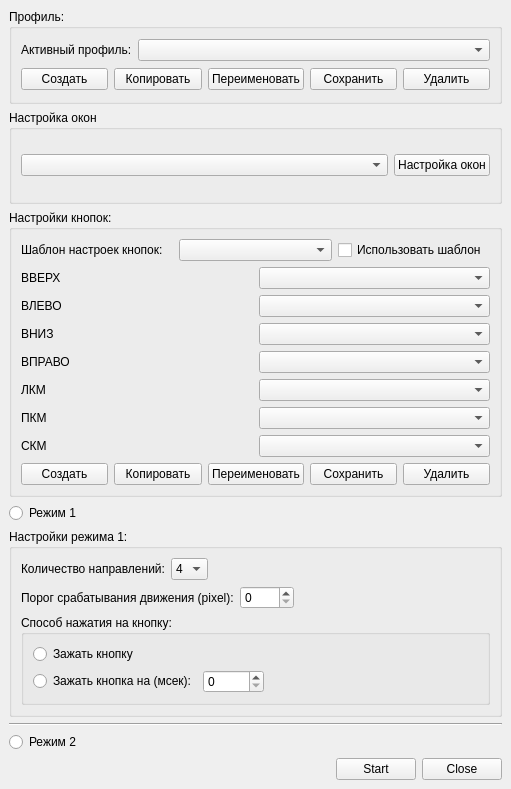
<?xml version="1.0" encoding="UTF-8"?>
<ui version="4.0">
 <class>MainWindow</class>
 <widget class="QMainWindow" name="MainWindow">
  <property name="geometry">
   <rect>
    <x>0</x>
    <y>0</y>
    <width>511</width>
    <height>789</height>
   </rect>
  </property>
  <property name="sizePolicy">
   <sizepolicy hsizetype="Preferred" vsizetype="Preferred">
    <horstretch>0</horstretch>
    <verstretch>0</verstretch>
   </sizepolicy>
  </property>
  <property name="windowTitle">
   <string>MainWindow</string>
  </property>
  <widget class="QWidget" name="centralwidget">
   <layout class="QVBoxLayout" name="verticalLayout">
    <item>
     <widget class="QGroupBox" name="groupBoxProfile">
      <property name="title">
       <string>Профиль:</string>
      </property>
      <layout class="QVBoxLayout" name="verticalLayout_4">
       <item>
        <layout class="QHBoxLayout" name="horizontalLayout">
         <item>
          <widget class="QLabel" name="labelActiveProfile">
           <property name="text">
            <string>Активный профиль:</string>
           </property>
          </widget>
         </item>
         <item>
          <widget class="QComboBox" name="comboBoxProfiles">
           <property name="sizePolicy">
            <sizepolicy hsizetype="Expanding" vsizetype="Fixed">
             <horstretch>0</horstretch>
             <verstretch>0</verstretch>
            </sizepolicy>
           </property>
          </widget>
         </item>
        </layout>
       </item>
       <item>
        <layout class="QHBoxLayout" name="horizontalLayoutProfileButtons">
         <item>
          <widget class="QPushButton" name="pushButtonCreateProfile">
           <property name="text">
            <string>Создать</string>
           </property>
          </widget>
         </item>
         <item>
          <widget class="QPushButton" name="pushButtonCopyProfile">
           <property name="text">
            <string>Копировать</string>
           </property>
          </widget>
         </item>
         <item>
          <widget class="QPushButton" name="pushButtonRenameProfile">
           <property name="text">
            <string>Переименовать</string>
           </property>
          </widget>
         </item>
         <item>
          <widget class="QPushButton" name="pushButtonSaveProfile">
           <property name="text">
            <string>Сохранить</string>
           </property>
          </widget>
         </item>
         <item>
          <widget class="QPushButton" name="pushButtonDeleteProfile">
           <property name="text">
            <string>Удалить</string>
           </property>
          </widget>
         </item>
        </layout>
       </item>
      </layout>
     </widget>
    </item>
    <item>
     <widget class="QGroupBox" name="groupBox">
      <property name="sizePolicy">
       <sizepolicy hsizetype="Preferred" vsizetype="Preferred">
        <horstretch>0</horstretch>
        <verstretch>0</verstretch>
       </sizepolicy>
      </property>
      <property name="title">
       <string>Настройка окон</string>
      </property>
      <layout class="QHBoxLayout" name="horizontalLayout_8">
       <item>
        <widget class="QComboBox" name="comboBoxWindowsSettings">
         <property name="sizePolicy">
          <sizepolicy hsizetype="Expanding" vsizetype="Fixed">
           <horstretch>0</horstretch>
           <verstretch>0</verstretch>
          </sizepolicy>
         </property>
        </widget>
       </item>
       <item>
        <widget class="QPushButton" name="pushButtonOpenWindowSettings">
         <property name="text">
          <string>Настройка окон</string>
         </property>
        </widget>
       </item>
      </layout>
     </widget>
    </item>
    <item>
     <widget class="QGroupBox" name="groupBoxButtonsSettings">
      <property name="title">
       <string>Настройки кнопок:</string>
      </property>
      <layout class="QVBoxLayout" name="verticalLayout_5">
       <item>
        <layout class="QHBoxLayout" name="horizontalLayout_4">
         <item>
          <widget class="QLabel" name="labelButtonsPreset">
           <property name="text">
            <string>Шаблон настроек кнопок:</string>
           </property>
          </widget>
         </item>
         <item>
          <widget class="QComboBox" name="comboBoxButtonsPreset"/>
         </item>
         <item>
          <widget class="QCheckBox" name="checkBoxUseButtonsPreset">
           <property name="text">
            <string>Использовать шаблон</string>
           </property>
          </widget>
         </item>
        </layout>
       </item>
       <item>
        <layout class="QGridLayout" name="gridLayout">
         <item row="3" column="0">
          <widget class="QLabel" name="labelRight">
           <property name="text">
            <string>ВПРАВО</string>
           </property>
          </widget>
         </item>
         <item row="3" column="1">
          <widget class="QComboBox" name="comboBoxButtonRight"/>
         </item>
         <item row="0" column="1">
          <widget class="QComboBox" name="comboBoxButtonUp"/>
         </item>
         <item row="1" column="0">
          <widget class="QLabel" name="labelLeft">
           <property name="text">
            <string>ВЛЕВО</string>
           </property>
          </widget>
         </item>
         <item row="4" column="0">
          <widget class="QLabel" name="labelLeftMouse">
           <property name="text">
            <string>ЛКМ</string>
           </property>
          </widget>
         </item>
         <item row="5" column="0">
          <widget class="QLabel" name="labelRightMouse">
           <property name="text">
            <string>ПКМ</string>
           </property>
          </widget>
         </item>
         <item row="1" column="1">
          <widget class="QComboBox" name="comboBoxButtonLeft"/>
         </item>
         <item row="0" column="0">
          <widget class="QLabel" name="labelUp">
           <property name="text">
            <string>ВВЕРХ</string>
           </property>
          </widget>
         </item>
         <item row="2" column="0">
          <widget class="QLabel" name="labelDown">
           <property name="text">
            <string>ВНИЗ</string>
           </property>
          </widget>
         </item>
         <item row="2" column="1">
          <widget class="QComboBox" name="comboBoxButtonDown"/>
         </item>
         <item row="6" column="0">
          <widget class="QLabel" name="labelMidleMouse">
           <property name="text">
            <string>СКМ</string>
           </property>
          </widget>
         </item>
         <item row="4" column="1">
          <widget class="QComboBox" name="comboBoxLeftMouse"/>
         </item>
         <item row="5" column="1">
          <widget class="QComboBox" name="comboBoxRightMouse"/>
         </item>
         <item row="6" column="1">
          <widget class="QComboBox" name="comboBoxMidleMouse"/>
         </item>
        </layout>
       </item>
       <item>
        <layout class="QHBoxLayout" name="horizontalLayout_6">
         <item>
          <widget class="QPushButton" name="pushButtonCreatePreset">
           <property name="text">
            <string>Создать</string>
           </property>
          </widget>
         </item>
         <item>
          <widget class="QPushButton" name="pushButtonCopyPreset">
           <property name="text">
            <string>Копировать</string>
           </property>
          </widget>
         </item>
         <item>
          <widget class="QPushButton" name="pushButtonRenamePreset">
           <property name="text">
            <string>Переименовать</string>
           </property>
          </widget>
         </item>
         <item>
          <widget class="QPushButton" name="pushButtonSavePreset">
           <property name="text">
            <string>Сохранить</string>
           </property>
          </widget>
         </item>
         <item>
          <widget class="QPushButton" name="pushButtonDeletePreset">
           <property name="text">
            <string>Удалить</string>
           </property>
          </widget>
         </item>
        </layout>
       </item>
      </layout>
     </widget>
    </item>
    <item>
     <widget class="QRadioButton" name="radioButtonMode1">
      <property name="text">
       <string>Режим 1</string>
      </property>
      <attribute name="buttonGroup">
       <string notr="true">buttonGroup_2</string>
      </attribute>
     </widget>
    </item>
    <item>
     <widget class="QGroupBox" name="groupBoxMode1">
      <property name="title">
       <string>Настройки режима 1:</string>
      </property>
      <layout class="QVBoxLayout" name="verticalLayout_2">
       <item>
        <layout class="QHBoxLayout" name="horizontalLayout_3">
         <item>
          <widget class="QLabel" name="labelDirectionCount">
           <property name="text">
            <string>Количество направлений:</string>
           </property>
          </widget>
         </item>
         <item>
          <widget class="QComboBox" name="comboBoxDirectionsCount">
           <property name="editable">
            <bool>false</bool>
           </property>
           <property name="currentIndex">
            <number>0</number>
           </property>
           <property name="insertPolicy">
            <enum>QComboBox::InsertAtBottom</enum>
           </property>
           <item>
            <property name="text">
             <string>4</string>
            </property>
           </item>
           <item>
            <property name="text">
             <string>8</string>
            </property>
           </item>
          </widget>
         </item>
         <item>
          <spacer name="horizontalSpacer_4">
           <property name="orientation">
            <enum>Qt::Horizontal</enum>
           </property>
           <property name="sizeHint" stdset="0">
            <size>
             <width>40</width>
             <height>20</height>
            </size>
           </property>
          </spacer>
         </item>
        </layout>
       </item>
       <item>
        <layout class="QHBoxLayout" name="horizontalLayout_2">
         <item>
          <widget class="QLabel" name="labelMoveThreshold">
           <property name="text">
            <string>Порог срабатывания движения (pixel):</string>
           </property>
          </widget>
         </item>
         <item>
          <widget class="QSpinBox" name="spinBoxTriggerThreshold">
           <property name="maximum">
            <number>1000</number>
           </property>
          </widget>
         </item>
         <item>
          <spacer name="horizontalSpacer_2">
           <property name="orientation">
            <enum>Qt::Horizontal</enum>
           </property>
           <property name="sizeHint" stdset="0">
            <size>
             <width>40</width>
             <height>20</height>
            </size>
           </property>
          </spacer>
         </item>
        </layout>
       </item>
       <item>
        <widget class="QGroupBox" name="groupBoxKeyPresType">
         <property name="title">
          <string>Способ нажатия на кнопку:</string>
         </property>
         <layout class="QVBoxLayout" name="verticalLayout_3">
          <item>
           <widget class="QRadioButton" name="radioButtonPressType_Hold">
            <property name="text">
             <string>Зажать кнопку</string>
            </property>
           </widget>
          </item>
          <item>
           <layout class="QHBoxLayout" name="horizontalLayout_5">
            <item>
             <widget class="QRadioButton" name="radioButtonPressType_HoldForTime">
              <property name="text">
               <string>Зажать кнопка на (мсек):</string>
              </property>
             </widget>
            </item>
            <item>
             <widget class="QSpinBox" name="spinBoxButtonPressTimeout">
              <property name="maximum">
               <number>10000</number>
              </property>
             </widget>
            </item>
            <item>
             <spacer name="horizontalSpacer_5">
              <property name="orientation">
               <enum>Qt::Horizontal</enum>
              </property>
              <property name="sizeHint" stdset="0">
               <size>
                <width>40</width>
                <height>20</height>
               </size>
              </property>
             </spacer>
            </item>
           </layout>
          </item>
         </layout>
        </widget>
       </item>
      </layout>
     </widget>
    </item>
    <item>
     <widget class="Line" name="line">
      <property name="orientation">
       <enum>Qt::Horizontal</enum>
      </property>
     </widget>
    </item>
    <item>
     <widget class="QRadioButton" name="radioButtonMode2">
      <property name="text">
       <string>Режим 2</string>
      </property>
      <attribute name="buttonGroup">
       <string notr="true">buttonGroup_2</string>
      </attribute>
     </widget>
    </item>
    <item>
     <layout class="QHBoxLayout" name="horizontalLayout_7">
      <item>
       <spacer name="horizontalSpacer_3">
        <property name="orientation">
         <enum>Qt::Horizontal</enum>
        </property>
        <property name="sizeHint" stdset="0">
         <size>
          <width>40</width>
          <height>20</height>
         </size>
        </property>
       </spacer>
      </item>
      <item>
       <widget class="QPushButton" name="pushButtonStart">
        <property name="text">
         <string>Start</string>
        </property>
       </widget>
      </item>
      <item>
       <widget class="QPushButton" name="pushClose">
        <property name="text">
         <string>Close</string>
        </property>
       </widget>
      </item>
     </layout>
    </item>
   </layout>
  </widget>
 </widget>
 <resources/>
 <connections>
  <connection>
   <sender>pushButtonSaveProfile</sender>
   <signal>pressed()</signal>
   <receiver>MainWindow</receiver>
   <slot>onPushButtonSaveProfilePressed()</slot>
   <hints>
    <hint type="sourcelabel">
     <x>398</x>
     <y>97</y>
    </hint>
    <hint type="destinationlabel">
     <x>470</x>
     <y>82</y>
    </hint>
   </hints>
  </connection>
  <connection>
   <sender>comboBoxProfiles</sender>
   <signal>currentTextChanged(QString)</signal>
   <receiver>MainWindow</receiver>
   <slot>onComboBoxButtonsProfilesCurrentTextChanged(QString)</slot>
   <hints>
    <hint type="sourcelabel">
     <x>321</x>
     <y>63</y>
    </hint>
    <hint type="destinationlabel">
     <x>467</x>
     <y>36</y>
    </hint>
   </hints>
  </connection>
  <connection>
   <sender>comboBoxButtonsPreset</sender>
   <signal>currentTextChanged(QString)</signal>
   <receiver>MainWindow</receiver>
   <slot>onComboBoxButtonsPresetCurrentTextChanged(QString)</slot>
   <hints>
    <hint type="sourcelabel">
     <x>319</x>
     <y>282</y>
    </hint>
    <hint type="destinationlabel">
     <x>471</x>
     <y>165</y>
    </hint>
   </hints>
  </connection>
  <connection>
   <sender>pushButtonSavePreset</sender>
   <signal>pressed()</signal>
   <receiver>MainWindow</receiver>
   <slot>onPushButtonSavePresetPressed()</slot>
   <hints>
    <hint type="sourcelabel">
     <x>398</x>
     <y>518</y>
    </hint>
    <hint type="destinationlabel">
     <x>467</x>
     <y>435</y>
    </hint>
   </hints>
  </connection>
  <connection>
   <sender>pushButtonStart</sender>
   <signal>pressed()</signal>
   <receiver>MainWindow</receiver>
   <slot>onPushButtonStartPressed()</slot>
   <hints>
    <hint type="sourcelabel">
     <x>414</x>
     <y>865</y>
    </hint>
    <hint type="destinationlabel">
     <x>250</x>
     <y>706</y>
    </hint>
   </hints>
  </connection>
  <connection>
   <sender>pushClose</sender>
   <signal>pressed()</signal>
   <receiver>MainWindow</receiver>
   <slot>onPushButtonClosePressed()</slot>
   <hints>
    <hint type="sourcelabel">
     <x>500</x>
     <y>865</y>
    </hint>
    <hint type="destinationlabel">
     <x>394</x>
     <y>710</y>
    </hint>
   </hints>
  </connection>
  <connection>
   <sender>pushButtonOpenWindowSettings</sender>
   <signal>pressed()</signal>
   <receiver>MainWindow</receiver>
   <slot>onPushButtonWindowsSettingPressed()</slot>
   <hints>
    <hint type="sourcelabel">
     <x>489</x>
     <y>190</y>
    </hint>
    <hint type="destinationlabel">
     <x>52</x>
     <y>711</y>
    </hint>
   </hints>
  </connection>
  <connection>
   <sender>pushButtonCopyProfile</sender>
   <signal>pressed()</signal>
   <receiver>MainWindow</receiver>
   <slot>onPushButtonCopyProfilePressed()</slot>
   <hints>
    <hint type="sourcelabel">
     <x>196</x>
     <y>97</y>
    </hint>
    <hint type="destinationlabel">
     <x>90</x>
     <y>28</y>
    </hint>
   </hints>
  </connection>
  <connection>
   <sender>pushButtonRenameProfile</sender>
   <signal>pressed()</signal>
   <receiver>MainWindow</receiver>
   <slot>onPushButtonRenameProfilePressed()</slot>
   <hints>
    <hint type="sourcelabel">
     <x>308</x>
     <y>97</y>
    </hint>
    <hint type="destinationlabel">
     <x>227</x>
     <y>29</y>
    </hint>
   </hints>
  </connection>
  <connection>
   <sender>pushButtonDeleteProfile</sender>
   <signal>pressed()</signal>
   <receiver>MainWindow</receiver>
   <slot>onPushButtonDeleteProfilePressed()</slot>
   <hints>
    <hint type="sourcelabel">
     <x>488</x>
     <y>97</y>
    </hint>
    <hint type="destinationlabel">
     <x>420</x>
     <y>28</y>
    </hint>
   </hints>
  </connection>
  <connection>
   <sender>pushButtonCopyPreset</sender>
   <signal>pressed()</signal>
   <receiver>MainWindow</receiver>
   <slot>onPushButtonCopyPresetPressed()</slot>
   <hints>
    <hint type="sourcelabel">
     <x>196</x>
     <y>518</y>
    </hint>
    <hint type="destinationlabel">
     <x>6</x>
     <y>405</y>
    </hint>
   </hints>
  </connection>
  <connection>
   <sender>pushButtonRenamePreset</sender>
   <signal>pressed()</signal>
   <receiver>MainWindow</receiver>
   <slot>onPushButtonRenamePresetPressed()</slot>
   <hints>
    <hint type="sourcelabel">
     <x>308</x>
     <y>518</y>
    </hint>
    <hint type="destinationlabel">
     <x>12</x>
     <y>453</y>
    </hint>
   </hints>
  </connection>
  <connection>
   <sender>pushButtonDeletePreset</sender>
   <signal>pressed()</signal>
   <receiver>MainWindow</receiver>
   <slot>onPushButtonDeletePresetPressed()</slot>
   <hints>
    <hint type="sourcelabel">
     <x>488</x>
     <y>518</y>
    </hint>
    <hint type="destinationlabel">
     <x>3</x>
     <y>384</y>
    </hint>
   </hints>
  </connection>
  <connection>
   <sender>comboBoxWindowsSettings</sender>
   <signal>currentTextChanged(QString)</signal>
   <receiver>MainWindow</receiver>
   <slot>onComboBoxWindowsSettingsTextChanged(QString)</slot>
   <hints>
    <hint type="sourcelabel">
     <x>94</x>
     <y>190</y>
    </hint>
    <hint type="destinationlabel">
     <x>3</x>
     <y>203</y>
    </hint>
   </hints>
  </connection>
  <connection>
   <sender>pushButtonCreateProfile</sender>
   <signal>pressed()</signal>
   <receiver>MainWindow</receiver>
   <slot>onPushButtonCreateProfilePressed()</slot>
   <hints>
    <hint type="sourcelabel">
     <x>54</x>
     <y>82</y>
    </hint>
    <hint type="destinationlabel">
     <x>71</x>
     <y>5</y>
    </hint>
   </hints>
  </connection>
  <connection>
   <sender>pushButtonCreatePreset</sender>
   <signal>pressed()</signal>
   <receiver>MainWindow</receiver>
   <slot>onPushButtonCreatePresetPressed()</slot>
   <hints>
    <hint type="sourcelabel">
     <x>82</x>
     <y>513</y>
    </hint>
    <hint type="destinationlabel">
     <x>7</x>
     <y>537</y>
    </hint>
   </hints>
  </connection>
 </connections>
 <slots>
  <slot>onPushButtonSaveProfilePressed()</slot>
  <slot>onComboBoxButtonsProfilesCurrentTextChanged(QString)</slot>
  <slot>onComboBoxButtonsPresetCurrentTextChanged(QString)</slot>
  <slot>onPushButtonSavePresetPressed()</slot>
  <slot>onPushButtonStartPressed()</slot>
  <slot>onPushButtonClosePressed()</slot>
  <slot>onPushButtonWindowsSettingPressed()</slot>
  <slot>onPushButtonCreateProfilePressed()</slot>
  <slot>onPushButtonCopyProfilePressed()</slot>
  <slot>onPushButtonRenameProfilePressed()</slot>
  <slot>onPushButtonDeleteProfilePressed()</slot>
  <slot>onPushButtonCreatePresetPressed()</slot>
  <slot>onPushButtonCopyPresetPressed()</slot>
  <slot>onPushButtonRenamePresetPressed()</slot>
  <slot>onPushButtonDeletePresetPressed()</slot>
  <slot>onComboBoxWindowsSettingsTextChanged(QString)</slot>
 </slots>
 <buttongroups>
  <buttongroup name="buttonGroup_2"/>
 </buttongroups>
</ui>
